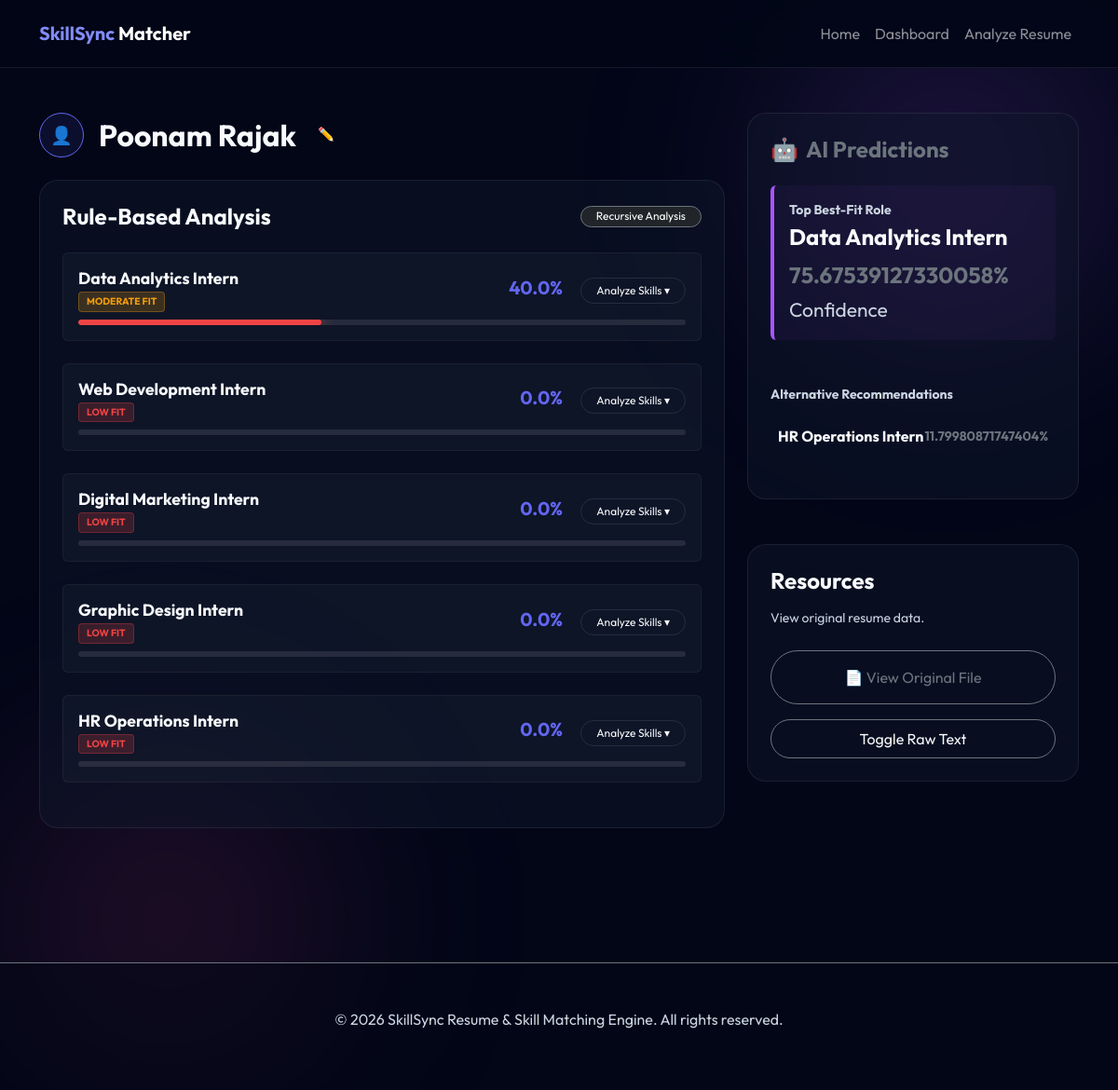
Screenshot of /candidate/24/ with the database file from the repository.
### matching_app/models.py (models this page shows, shortened)
class Candidate(models.Model):
    name = models.CharField(max_length=100)
    resume_file = models.FileField(upload_to='resumes/', null=True, blank=True)
    education = models.TextField(blank=True)
    skills = models.TextField(blank=True)
    tools = models.TextField(blank=True)
    experience = models.TextField(blank=True)
    projects = models.TextField(blank=True)
    certifications = models.TextField(blank=True)
    extracted_text = models.TextField(blank=True)
    created_at = models.DateTimeField(auto_now_add=True)

class Role(models.Model):
    name = models.CharField(max_length=100)
    required_skills = models.TextField()

class Match(models.Model):
    candidate = models.ForeignKey(Candidate, on_delete=models.CASCADE, related_name='matches')
    role = models.ForeignKey(Role, on_delete=models.CASCADE)
    match_percentage = models.FloatField()
    fit_category = models.CharField(max_length=50) # Strong, Moderate, Low

class Prediction(models.Model):
    candidate = models.ForeignKey(Candidate, on_delete=models.CASCADE, related_name='predictions')
    top_role_1 = models.CharField(max_length=100)
    score_1 = models.FloatField()
    top_role_2 = models.CharField(max_length=100)
    score_2 = models.FloatField()
    top_role_3 = models.CharField(max_length=100)
    score_3 = models.FloatField()

### matching_app/views.py (the view)
# urls.py: path('candidate/<int:pk>/', views.candidate_detail, name='candidate_detail'),
def candidate_detail(request, pk):
    candidate = get_object_or_404(Candidate, pk=pk)
    roles = Role.objects.all()
    detailed_matches = get_rule_based_matches(candidate.extracted_text, roles)
    detailed_matches.sort(key=lambda x: x['match_percentage'], reverse=True)
    for m in detailed_matches:
        Match.objects.update_or_create(
            candidate=candidate,
            role=m['role'],
            defaults={
                'match_percentage': m['match_percentage'],
                'fit_category': m['fit_category']
            }
        )
    prediction = Prediction.objects.filter(candidate=candidate).first()
    return render(request, 'candidate_detail.html', {
        'candidate': candidate,
        'matches': detailed_matches,
        'prediction': prediction
    })

### templates/candidate_detail.html (shortened to what this page needs)
{% extends 'base.html' %}
{% block content %}
<div class="container py-5">
    <div class="row">
        <div class="col-lg-8 reveal">
            <div class="d-flex align-items-center gap-3 mb-4">
                <span class="rounded-circle p-2"
                    style="width: 48px; height: 48px; display: inline-flex; align-items: center; justify-content: center; font-size: 1.2rem; background: rgba(99, 102, 241, 0.1); border: 1px solid var(--primary-color);">👤</span>
                <div id="nameDisplayContainer" class="d-flex align-items-center gap-3">
                    <h2 class="fw-bold m-0" id="candidateName">{{ candidate.name }}</h2>
                    <button class="btn btn-sm btn-outline-secondary rounded-circle p-1 border-0 hover-neon-purple"
                        onclick="toggleEditName()" title="Edit Name"
                        style="width: 32px; height: 32px; display: flex; align-items: center; justify-content: center;">
                        <span style="font-size: 0.9rem;">✏️</span>
                    </button>
                </div>
            </div>
            <div class="glass-card-premium neon-blue mb-5 reveal delay-1 p-4">
                <div class="d-flex justify-content-between align-items-center mb-4">
                    <h4 class="fw-bold m-0">Rule-Based Analysis</h4>
                    <span class="badge rounded-pill bg-dark border border-secondary fw-normal small px-3">Recursive
                        Analysis</span>
                </div>
                {% for match in matches %}
                <div class="mb-4 p-3 rounded"
                    style="background: rgba(30, 41, 59, 0.3); border: 1px solid rgba(255,255,255,0.05);">
                    <div class="d-flex justify-content-between align-items-center mb-2">
                        <div>
                            <h5 class="fw-bold m-0" style="font-size: 1.1rem;">{{ match.role.name }}</h5>
                            <div
                                class="fit-badge mt-1 {% if match.fit_category == 'Strong Fit' %}fit-strong{% elif match.fit_category == 'Moderate Fit' %}fit-moderate{% else %}fit-low{% endif %}">
                                {{ match.fit_category }}
                            </div>
                        </div>
                        <div class="text-end">
                            <span class="fw-bold h5 mb-0" style="color: var(--primary-color);">{{ match.match_percentage }}%</span>
                            <button class="btn btn-sm btn-outline-light ms-3 rounded-pill px-3 py-1" type="button"
                                data-bs-toggle="collapse" data-bs-target="#skillCollapse{{ forloop.counter }}"
                                aria-expanded="false"
                                style="font-size: 0.75rem; border: 1px solid rgba(255,255,255,0.1);">
                                Analyze Skills ▾
                            </button>
                        </div>
                    </div>
                    <div class="neon-progress-container" style="height: 6px; margin-top: 8px;">
                        <div class="neon-progress-fill"
                            style="width: {{ match.match_percentage }}%; --card-color: {% if match.match_percentage > 70 %}#10b981{% else %}#ef4444{% endif %};">
                        </div>
                    </div>
                </div>
                {% empty %}
                <p class="text-muted">No internship roles found in database.</p>
                {% endfor %}
            </div>
        </div>
        <div class="col-lg-4 mt-4 mt-lg-0 reveal delay-1">
            <div class="glass-card-premium neon-purple mb-5 p-4">
                <h4 class="fw-bold mb-4 text-secondary d-flex align-items-center gap-2">
                    <span>🤖</span> AI Predictions
                </h4>
                {% if prediction %}
                <div class="mb-5 p-3 rounded"
                    style="background: rgba(168, 85, 247, 0.05); border-left: 4px solid var(--secondary-color);">
                    <label class="text-muted d-block mb-1 uppercase small fw-bold tracking-wider">Top Best-Fit
                        Role</label>
                    <h3 class="h4 fw-bold text-light mb-2">{{ prediction.top_role_1 }}</h3>
                    <div class="prediction-score text-secondary">{{ prediction.score_1 }}% <span
                            class="small fw-normal text-muted">Confidence</span></div>
                </div>
                <div class="mb-4">
                    <label class="text-muted d-block mb-3 uppercase small fw-bold tracking-wider">Alternative
                        Recommendations</label>
                    <div class="d-flex justify-content-between align-items-center mb-3 p-2 rounded hover-dim">
                        <h5 class="h6 fw-bold mb-0">{{ prediction.top_role_2 }}</h5>
                        <div class="text-secondary fw-bold small">{{ prediction.score_2 }}%</div>
                    </div>
                </div>
                {% else %}
                <p class="text-muted">Analysis pending hybrid AI verification.</p>
                {% endif %}
            </div>
            <div class="glass-card-premium neon-pink reveal delay-3 p-4">
                <h4 class="fw-bold mb-3">Resources</h4>
                <p class="text-muted small mb-4">View original resume data.</p>
                <a href="{{ candidate.resume_file.url }}"
                    class="btn btn-outline-secondary w-100 py-3 rounded-pill border-secondary hover-neon-pink mb-3"
                    target="_blank">
                    📄 View Original File
                </a>
                <button class="btn btn-outline-light w-100 py-2 rounded-pill border-secondary small" type="button"
                    data-bs-toggle="collapse" data-bs-target="#rawText">
                    Toggle Raw Text
                </button>
            </div>
        </div>
    </div>
</div>
{% endblock %}

### static/css/style.css (style rules this page uses)
:root { --primary-color: #6366f1; --secondary-color: #a855f7; --accent-color: #ec4899; --bg-dark: #020617; --card-bg: rgba(15, 23, 42, 0.6); --text-main: #f8fafc; --text-muted: #cbd5e1; --glass-border: rgba(255, 255, 255, 0.08); --neon-blue: #00d2ff; --neon-purple: #9d50bb; }
body { background: #020617; color: var(--text-main); font-family: 'Outfit', sans-serif; margin: 0; overflow-x: hidden; min-height: 100vh; position: relative; }
.text-muted { color: var(--text-muted) !important; }
.glass-card-premium { background: rgba(15, 23, 42, 0.5); backdrop-filter: blur(16px); border: 1px solid var(--glass-border); border-radius: 1.25rem; padding: 2.5rem; transition: all 0.4s ease; position: relative; overflow: hidden; }
.neon-blue { --card-color: #6366f1; }
.neon-purple { --card-color: #a855f7; }
.neon-pink { --card-color: #ec4899; }
.neon-progress-container { height: 6px; background: rgba(255, 255, 255, 0.1); border-radius: 3px; margin-top: 1.25rem; overflow: hidden; }
.neon-progress-fill { height: 100%; background: var(--card-color); box-shadow: 0 0 15px var(--card-color); border-radius: 3px; }
.reveal { opacity: 0; transform: translateY(30px); animation: reveal 0.8s forwards; }
.delay-1 { animation-delay: 0.2s; }
.delay-3 { animation-delay: 0.6s; }
.fit-badge { padding: 0.25rem 0.75rem; border-radius: 1rem; font-size: 0.875rem; font-weight: 600; }
.fit-moderate { background: #d97706; color: #fffbeb; }
.fit-low { background: #dc2626; color: #fef2f2; }
.prediction-score { font-size: 1.5rem; font-weight: 700; color: var(--primary-color); }

### templates/candidate_detail.html (style rules this page uses)
.fit-badge { display: inline-block; font-size: 0.65rem; padding: 2px 8px; border-radius: 4px; text-transform: uppercase; font-weight: 700; }
.fit-moderate { background: rgba(245, 158, 11, 0.2); color: #f59e0b; border: 1px solid rgba(245, 158, 11, 0.3); }
.fit-low { background: rgba(239, 68, 68, 0.2); color: #ef4444; border: 1px solid rgba(239, 68, 68, 0.3); }

### rows the page displays
Candidate: name "Poonam Rajak"
Role: role.name "Data Analytics Intern", fit_category "MODERATE FIT", match_percentage "40.0"
Role: role.name "Web Development Intern", fit_category "LOW FIT", match_percentage "0.0"
Role: role.name "Digital Marketing Intern", fit_category "LOW FIT", match_percentage "0.0"
Role: role.name "Graphic Design Intern", fit_category "LOW FIT", match_percentage "0.0"
Role: role.name "HR Operations Intern", fit_category "LOW FIT", match_percentage "0.0"
Prediction: top_role_1 "Data Analytics Intern", score_1 "75.67539127330058", top_role_2 "HR Operations Intern", score_2 "11.79980871747404"
